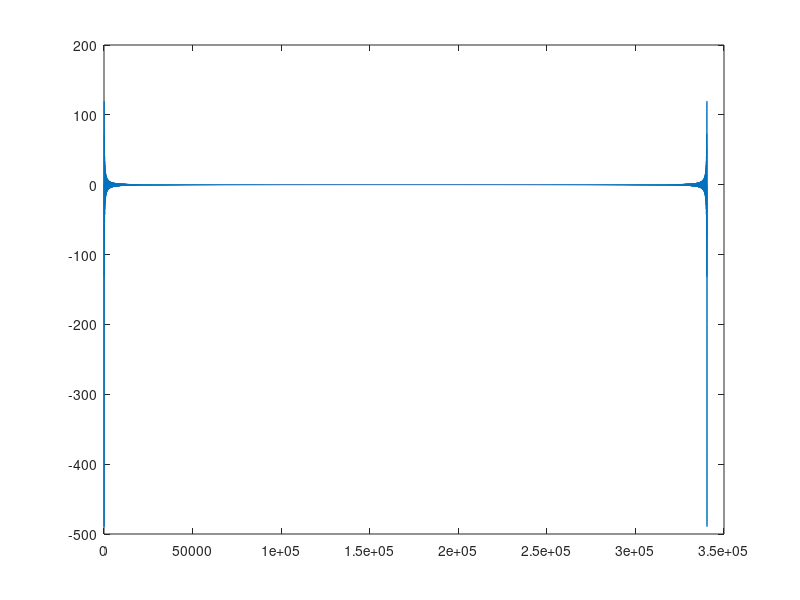
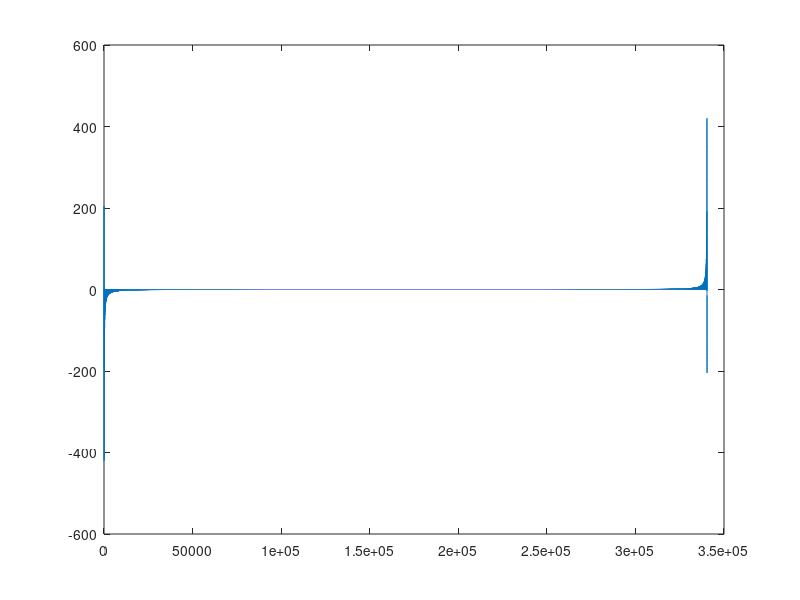

These figures' MATLAB source, in order:
noise = csvread('noise2.csv');

Z = noise(:,1).*exp(noise(:,2)*sqrt(-1));
F = noise(:,1)
nt = 1/0.001 .* ifft(Z, 340446);
figure;
plot(real(nt));
figure;
plot(imag(nt));
%ns(:,1) = s(:,1);

%ns(:,2) = s(:,2) + real(nt(:,1));
%figure;
%plot(ns(:,1), ns(:,2));

%csvwrite('bigassnoisyasscoolsignal.csv', ns);